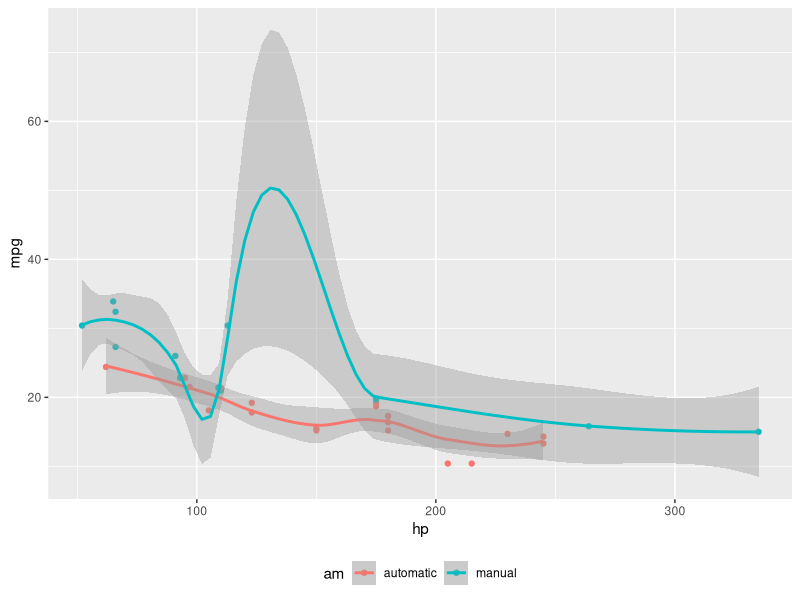
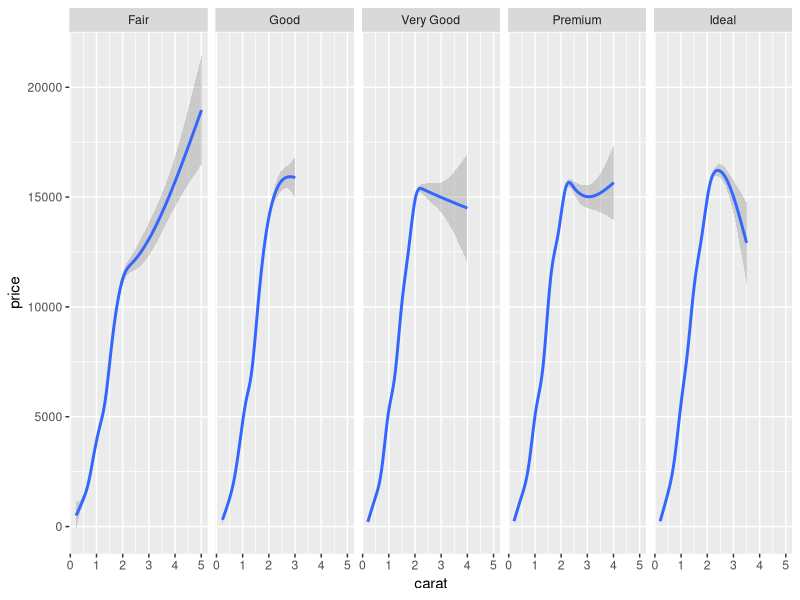
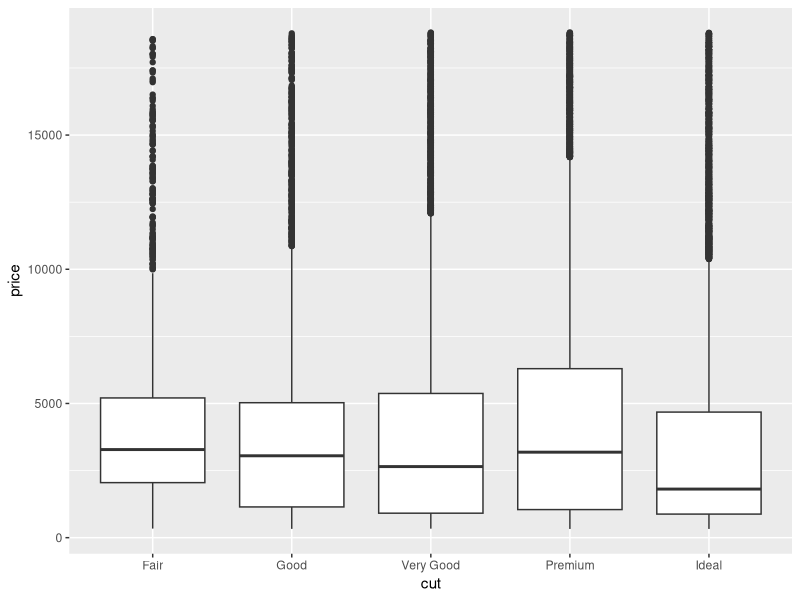
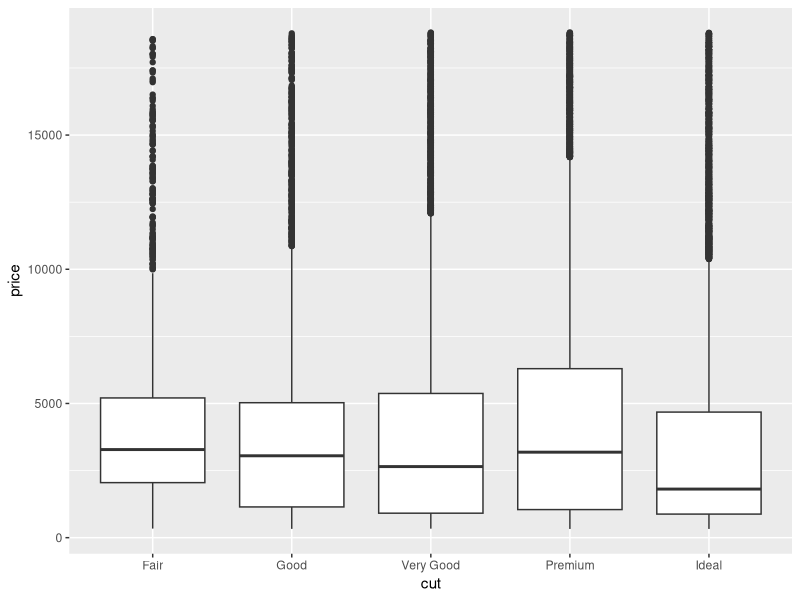
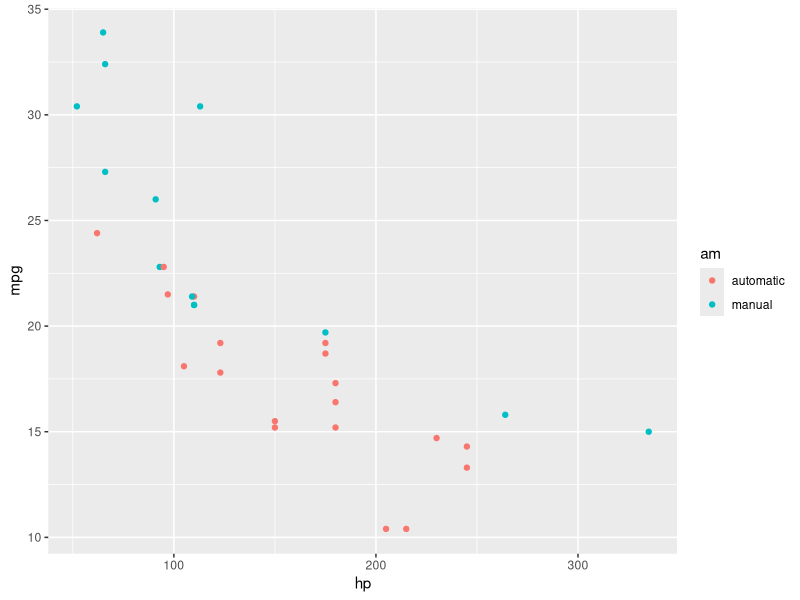
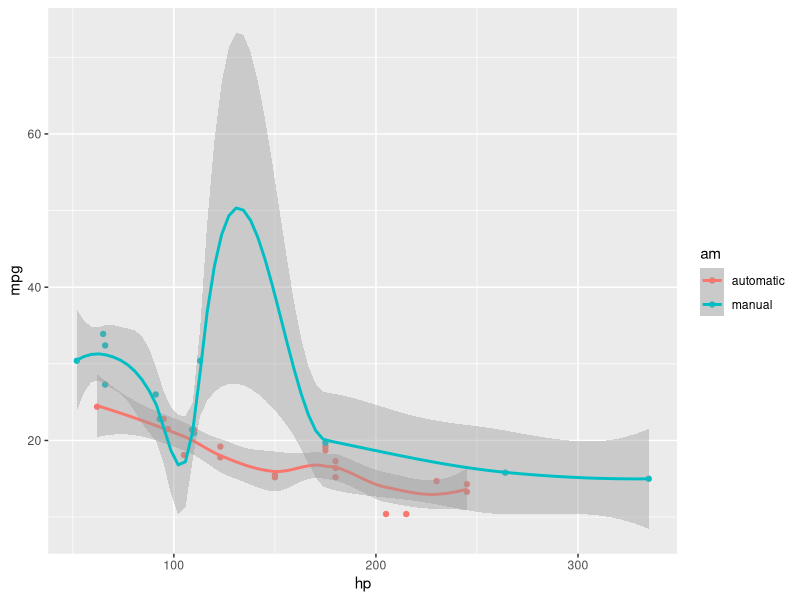
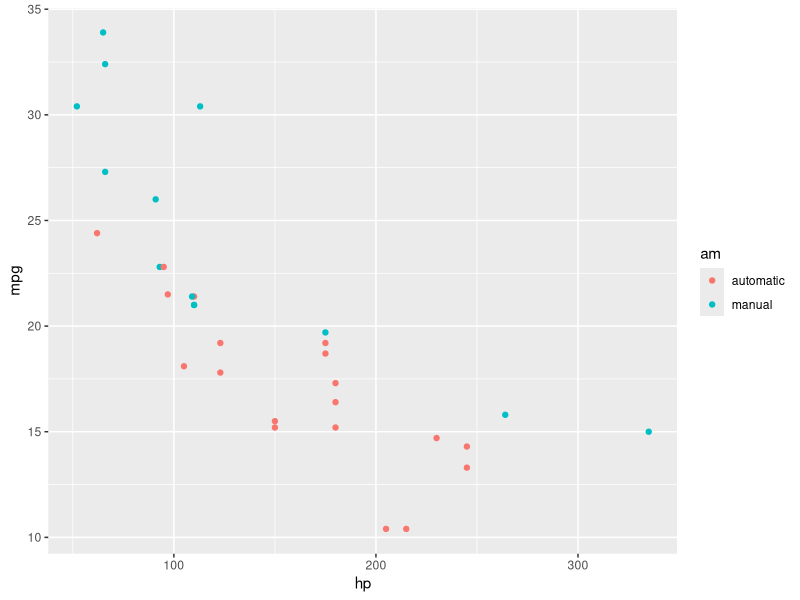
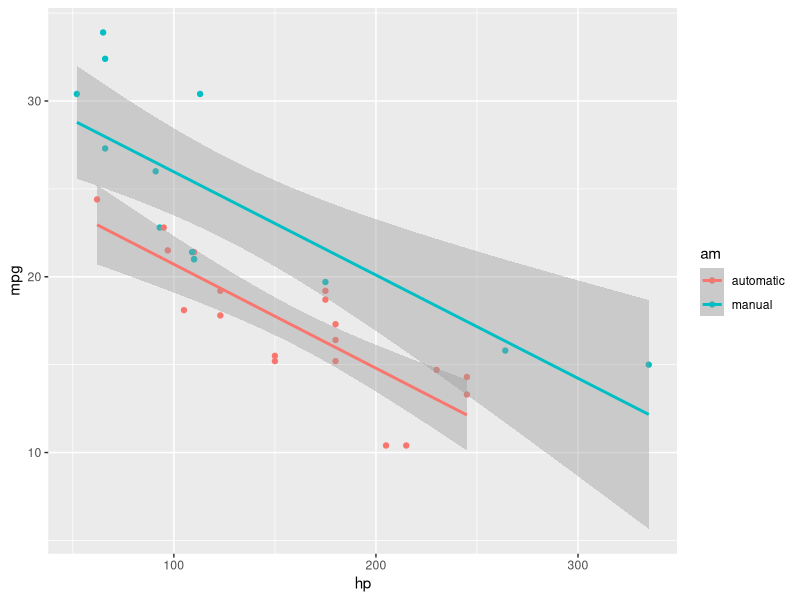

These charts were generated, in order, by the following R code:
## ---- chunk 1
#| label: fig-margin
#| fig-cap: "MPG vs horsepower, colored by transmission."
#| column: margin
#| message: false
library(ggplot2)
mtcars2 <- mtcars
mtcars2$am <- factor(
  mtcars$am, labels = c('automatic', 'manual')
)
ggplot(mtcars2, aes(hp, mpg, color = am)) +
  geom_point() + geom_smooth() +
  theme(legend.position = 'bottom')
## ---- chunk 2
#| label: fig-fullwidth
#| fig-cap: "A full width figure."
#| fig-width: 11
#| fig-height: 3
#| fig-column: page-right
#| warning: false
ggplot(diamonds, aes(carat, price)) + geom_smooth() +
  facet_grid(~ cut)
## ---- chunk 3
#| label: fig-main
#| fig-cap: "A figure in the main column."
ggplot(diamonds, aes(cut, price)) + geom_boxplot()
## ---- chunk 4
#| label: fig-main-margin-cap
#| fig-cap: "A figure with a longer caption. The figure appears in the main column, but the caption is placed in the margin. Captions can even contain elements like a citation such as @xie2018."
#| cap-location: margin
ggplot(diamonds, aes(cut, price)) + geom_boxplot()
## ---- chunk 5
#| tbl-cap-location: margin
knitr::kable(
  mtcars[1:6, 1:6], caption = 'A subset of mtcars.'
)
## ---- chunk 6
#| label: fig-two-together
#| fig-cap: "Two plots in one figure environment."
#| fig-show: hold
#| warning: false
#| cap-location: margin
p <- ggplot(mtcars2, aes(hp, mpg, color = am)) +
  geom_point()
p
p + geom_smooth()
## ---- chunk 7
#| cap-location: margin
## ---- chunk 8
#| label: fig-margin-together
#| fig-cap: "Two plots in one figure environment in the margin."
#| fig-width: 3.5
#| fig-height: 2
#| fig-show: hold
#| column: margin
#| warning: false
#| echo: false
p
p + geom_smooth(method = 'lm')
## ---- chunk 9
#| echo: false
knitr::kable(head(iris[,c(1,2,3,4)], 13))
## ---- chunk 10
#| label: fig-margin-separate-a
#| fig-cap: "Two plots in separate figure environments in the margin"
#| fig-width: 3.5
#| fig-height: 2
#| column: margin
#| warning: false
#| echo: false
p
p + geom_smooth(method = 'lm')
## ---- chunk 11
#| echo: false
knitr::kable(head(iris[,c(1,2,3,4)], 11))
## ---- chunk 12
#| fig-width: 3.5
#| fig-height: 2
#| column: margin
# a boxplot of weight vs transmission; this figure
# will be placed in the margin
ggplot(mtcars2, aes(am, wt)) + geom_boxplot() +
  coord_flip()
## ---- chunk 13
#| warning: false
# a figure in the main column
p <- ggplot(mtcars, aes(wt, hp)) + geom_point()
p
## ---- chunk 14
#| fig-width: 11
#| fig-height: 4
#| column: page-right
#| warning: false
# a fullwidth figure
p + geom_smooth(method = 'lm') + facet_grid(~ gear)
## ---- chunk 15

#necessary in RMarkdown but not in a Qmd or in some instalations of R
#library(reticulate) #how to use Python in RMarkdown

